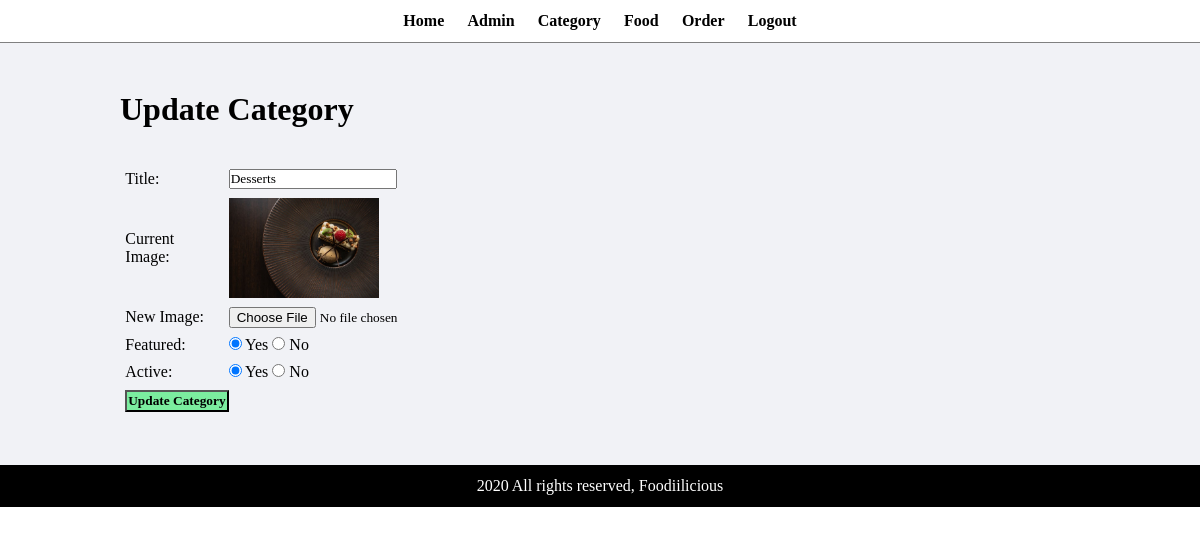
Page /admin/update-category.php?id=10 (signed in) on the committed database.
### tables this page shows
CREATE TABLE `tbl_category` (
  `id` int(10) UNSIGNED NOT NULL,
  `title` varchar(100) NOT NULL,
  `image_name` varchar(255) NOT NULL,
  `featured` varchar(10) NOT NULL,
  `active` varchar(10) NOT NULL
);

### admin/update-category.php (the view, shortened to what this page needs)
<?php include('head/header.php'); ?>
<div class="main-content">
    <div class="wrapper">
        <h1>Update Category</h1>
        <br><br>
        <?php
            if(isset($_GET['id']))
            {
                $id = $_GET['id'];
                $sql = "SELECT * FROM tbl_category WHERE id=$id";
                $res = mysqli_query($conn, $sql);
                $count = mysqli_num_rows($res);
                if($count==1)
                {
                    $row = mysqli_fetch_assoc($res);
                    $title = $row['title'];
                    $current_image = $row['image_name'];
                    $featured = $row['featured'];
                    $active = $row['active'];
                }
                else
                {
                    $_SESSION['no-category-found'] = "<div class='error'>Category not Found.</div>";
                    header('location:'.SITEURL.'admin/manage-category.php');
                }
            }
            else
            {
                header('location:'.SITEURL.'admin/manage-category.php');
            }
        ?>
        <form action="" method="POST" enctype="multipart/form-data">
            <table class="tbl-30">
                <tr>
                    <td>Title: </td>
                    <td>
                        <input type="text" name="title" value="<?php echo $title; ?>">
                    </td>
                </tr>
                <tr>
                    <td>Current Image: </td>
                    <td>
                        <?php
                            if($current_image != "")
                            {
                                ?>
                                <img src="<?php echo SITEURL; ?>images/category/<?php echo $current_image; ?>" width="150px">
                                <?php
                            }
                            else
                            {
                                echo "<div class='error'>Image Not Added.</div>";
                            }
                        ?>
                    </td>
                </tr>
                <tr>
                    <td>New Image: </td>
                    <td>
                        <input type="file" name="image">
                    </td>
                </tr>
                <tr>
                    <td>Featured: </td>
                    <td>
                        <input <?php if($featured=="Yes"){echo "checked";} ?> type="radio" name="featured" value="Yes"> Yes
                        <input <?php if($featured=="No"){echo "checked";} ?> type="radio" name="featured" value="No"> No
                    </td>
                </tr>
                <tr>
                    <td>Active: </td>
                    <td>
                        <input <?php if($active=="Yes"){echo "checked";} ?> type="radio" name="active" value="Yes"> Yes
                        <input <?php if($active=="No"){echo "checked";} ?> type="radio" name="active" value="No"> No
                    </td>
                </tr>
                <tr>
                    <td>
                        <input type="submit" name="submit" value="Update Category" class="btn-secondary">
                    </td>
                </tr>
            </table>
        </form>
    </div>
</div>
<?php include('head/footer.php'); ?>

### css/admin.css (style rules this page uses)
* { margin: 0; padding: 0; font-family: 'Times New Roman', Times, serif; }
.wrapper { padding: 1%; width: 80%; margin: 0 auto; }
.tbl-30 { width: 30%; }
table tr td { padding: 1%; }
.btn-secondary { background-color: #7bed9f; padding: 1%; color: black; text-decoration: none; font-weight: bold; }
.main-content { background-color: #f1f2f6; padding: 3% 0; }

### rows in the picture
tbl_category: title "Desserts", image_name (picture), featured "☑", active "☑"
